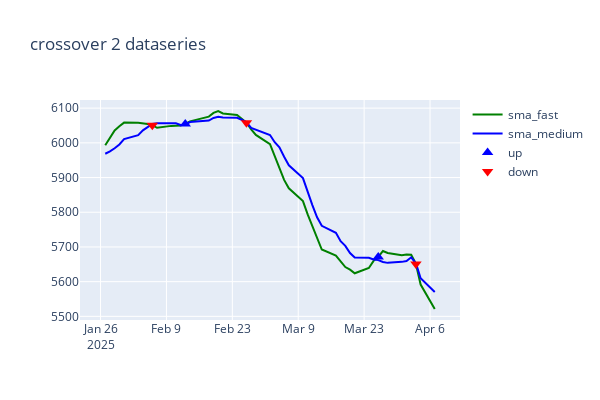

Here is the notebook cell this chart was saved with:
### Code cell
dfchart = df.iloc[-50:].copy()
dfchart["sma_crossover_marker"] = np.where(dfchart["sma_crossover"] == 1, dfchart["sma_fast"], None)
dfchart["sma_crossunder_marker"] = np.where(dfchart["sma_crossover"] == -1, dfchart["sma_fast"], None)

x = dfchart.index

fig = go.Figure()
fig.add_trace(go.Scatter(name="sma_fast", x=x, y=dfchart["sma_fast"], line=dict(color="green")))
fig.add_trace(go.Scatter(name="sma_medium", x=x, y=dfchart["sma_medium"], line=dict(color="blue")))

fig.add_trace(go.Scatter(name="up", x=x, y=dfchart["sma_crossover_marker"], mode="markers", marker=dict(size=10, symbol="triangle-up", color="blue")))  # fmt: off
fig.add_trace(go.Scatter(name="down", x=x, y=dfchart["sma_crossunder_marker"], mode="markers", marker=dict(size=10, symbol="triangle-down", color="red")))  # fmt: off

fig.update_layout(width=600, height=400, title="crossover 2 dataseries")
fig.show()
